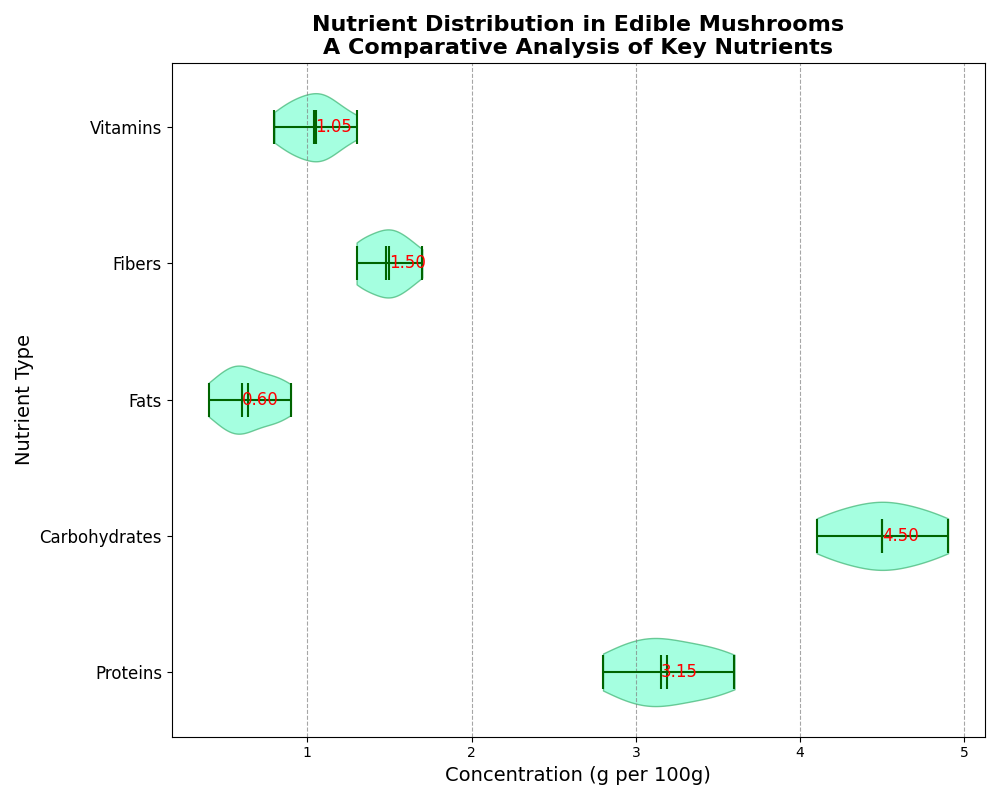

Python code for this plot:
import matplotlib.pyplot as plt
import numpy as np

# Nutrient concentrations for different types of edible mushrooms
proteins = [3.1, 3.5, 2.8, 3.0, 3.2, 3.6, 3.4, 2.9, 3.3, 3.1]
carbohydrates = [4.5, 4.3, 4.9, 4.6, 4.4, 4.7, 4.2, 4.8, 4.1, 4.5]
fats = [0.5, 0.8, 0.6, 0.4, 0.7, 0.6, 0.5, 0.9, 0.8, 0.6]
fibers = [1.4, 1.5, 1.3, 1.6, 1.5, 1.4, 1.7, 1.3, 1.5, 1.6]
vitamins = [0.9, 1.1, 1.0, 0.8, 1.1, 1.2, 1.0, 0.9, 1.3, 1.1]

data = [proteins, carbohydrates, fats, fibers, vitamins]
nutrient_labels = ['Proteins', 'Carbohydrates', 'Fats', 'Fibers', 'Vitamins']

# Set up the figure
fig, ax = plt.subplots(figsize=(10, 8))

# Create the horizontal violin plot
violin_parts = ax.violinplot(data, vert=False, showmeans=True, showmedians=True)
for pc in violin_parts['bodies']:
    pc.set_facecolor('aquamarine')
    pc.set_edgecolor('mediumseagreen')
    pc.set_alpha(0.7)
for partname in ('cbars', 'cmins', 'cmaxes', 'cmedians', 'cmeans'):
    vp = violin_parts[partname]
    vp.set_edgecolor('darkgreen')
    vp.set_linewidth(1.5)

# Annotate the median values
medians = [np.median(nutrient) for nutrient in data]
for i, median in enumerate(medians):
    plt.text(median, i + 1, f'{median:.2f}', verticalalignment='center', size=12, color='red')

# Customize the plot
ax.set_title('Nutrient Distribution in Edible Mushrooms\nA Comparative Analysis of Key Nutrients', fontsize=16, weight='bold')
ax.set_ylabel('Nutrient Type', fontsize=14)
ax.set_xlabel('Concentration (g per 100g)', fontsize=14)
ax.set_yticks(range(1, len(data) + 1))
ax.set_yticklabels(nutrient_labels, fontsize=12)
ax.xaxis.grid(True, linestyle='--', which='major', color='grey', alpha=0.7)

plt.tight_layout()
plt.show()
